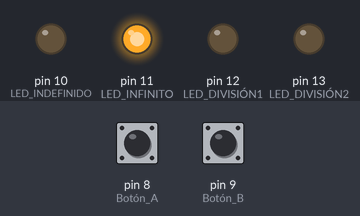
Bench run of a sketch on a simulated Arduino Uno, built with avr-gcc and run on an emulated ATmega328P. Parts: output pins drawn as LEDs (lit = HIGH). The inputs (shaded band) are chosen by the test bench; at power-on: pin 8 (Botón_A) HIGH, pin 9 (Botón_B) LOW.

Above: at 1.2 s.
1.3 s: pin 8 (Botón_A) pulled LOW for 0.15 s
At 2.1 s:
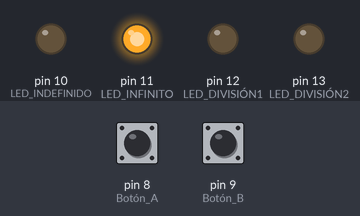
3.0 s: pin 9 (Botón_B) pulled HIGH for 1 s
At 3.8 s:
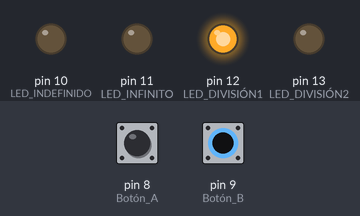
5.5 s: pin 8 (Botón_A) pulled LOW for 1 s
At 5.9 s:
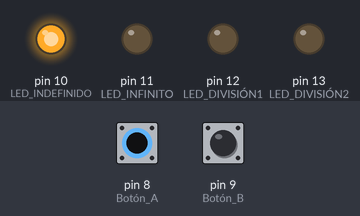
8.0 s: pin 8 (Botón_A) pulled LOW for 3.2 s
At 11.6 s:
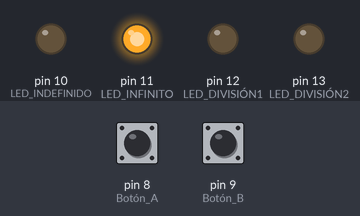
12.7 s: pin 9 (Botón_B) pulled HIGH for 3.2 s
At 13.2 s:
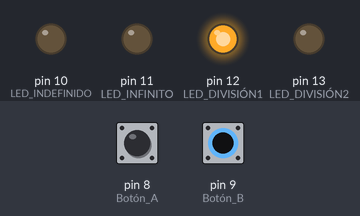
17.4 s: pin 8 (Botón_A) driven LOW and pin 9 (Botón_B) driven HIGH
At 18.8 s:
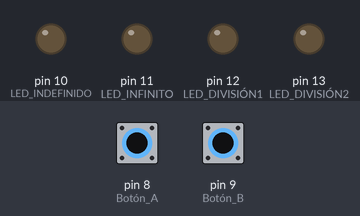
Timing chart, 0 to 19.9 s (numbered marks = the images above; inputs shaded):
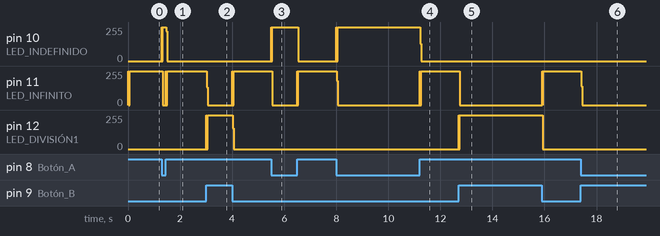

The sketch:

DIVISIOB.ino
```cpp
// DIVISIÓN
int A = 0;
int B = 0;

void setup() {
  pinMode(8, INPUT);    // Botón A
  pinMode(9, INPUT);    // Botón B
  pinMode(10, OUTPUT);  // LED INDEFINIDO
  pinMode(11, OUTPUT);  // LED INFINITO
  pinMode(12, OUTPUT);  // LED DIVISIÓN1
  pinMode(13, OUTPUT);  // LED DIVISIÓN2
}

void loop() {
  A = digitalRead(8); // Leer botón A
  B = digitalRead(9); // Leer botón B

  // Caso de INDEFINIDO
  if (!A && !B) {
    digitalWrite(10, HIGH); delay(10);}

  // Caso de INFINITO
  if (A && !B) {
    digitalWrite(11, HIGH); delay(10);}

   // Caso de DIVISION1
  if (A && B) {
    digitalWrite(12, HIGH); delay(10);}

  // Caso de DIVISIÓN2
  if (!A && B) {
   delay(10);}

  digitalWrite(10, LOW);
  digitalWrite(11, LOW);
  digitalWrite(12, LOW);
  digitalWrite(13, LOW);
}
```

Measured:
- after the input at 1.3 s, pin 10 (LED_INDEFINIDO): 0/255 → 255/255 at once, → 0/255 0.16 s later; pin 11 (LED_INFINITO): 255/255 → 0/255 at once, → 255/255 0.12 s later
- after the input at 3.0 s, pin 11 (LED_INFINITO): 255/255 → 0/255 at once, → 255/255 0.98 s later; pin 12 (LED_DIVISIÓN1): 0/255 → 255/255 at once, → 0/255 1.0 s later
- after the input at 5.5 s, pin 10 (LED_INDEFINIDO): 0/255 → 254/255 at once, → 255/255 0.11 s later, → 0/255 0.92 s later; pin 11 (LED_INFINITO): 255/255 → 0/255 at once, → 255/255 0.96 s later
- after the input at 8.0 s, pin 10 (LED_INDEFINIDO): 0/255 → 254/255 at once, → 0/255 3.2 s later; pin 11 (LED_INFINITO): 255/255 → 0/255 at once, → 255/255 3.2 s later
- after the input at 12.7 s, pin 11 (LED_INFINITO): 255/255 → 0/255 at once, → 255/255 3.2 s later; pin 12 (LED_DIVISIÓN1): 0/255 → 255/255 at once, → 0/255 3.2 s later
- after the input at 17.4 s, pin 11 (LED_INFINITO): 255/255 → 0/255 at once
